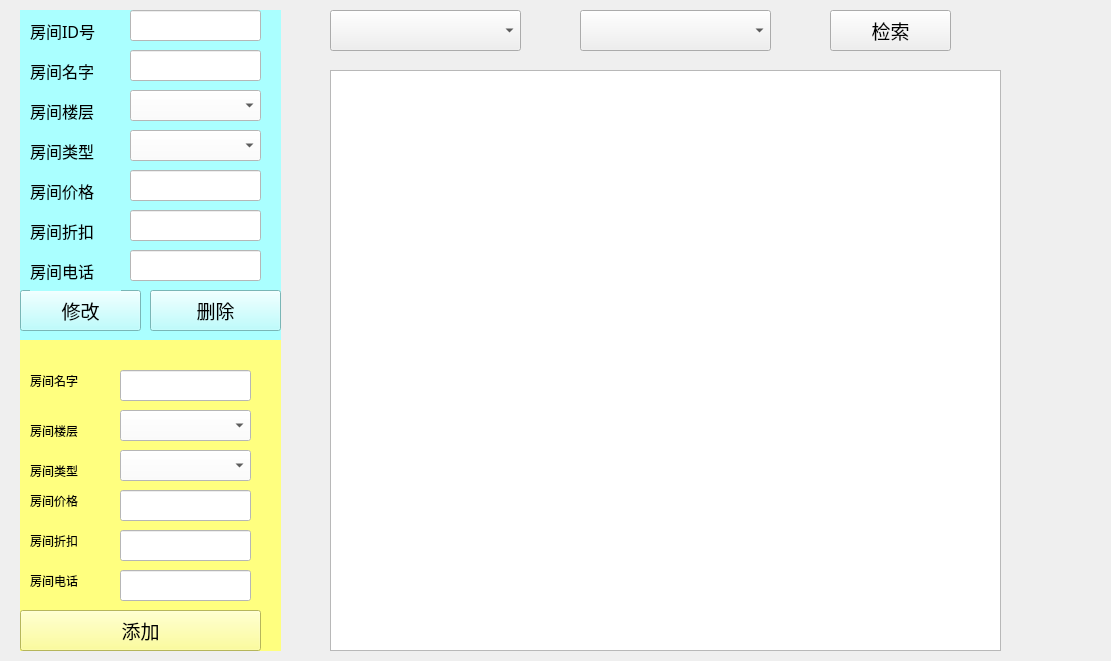
<?xml version="1.0" encoding="UTF-8"?>
<ui version="4.0">
 <class>SettingRoom</class>
 <widget class="QWidget" name="SettingRoom">
  <property name="geometry">
   <rect>
    <x>0</x>
    <y>0</y>
    <width>1111</width>
    <height>661</height>
   </rect>
  </property>
  <property name="windowTitle">
   <string>Form</string>
  </property>
  <widget class="QTableWidget" name="tableWidget">
   <property name="geometry">
    <rect>
     <x>330</x>
     <y>70</y>
     <width>671</width>
     <height>581</height>
    </rect>
   </property>
   <property name="font">
    <font>
     <family>宋体</family>
     <pointsize>10</pointsize>
    </font>
   </property>
  </widget>
  <widget class="QPushButton" name="pushButton">
   <property name="geometry">
    <rect>
     <x>830</x>
     <y>10</y>
     <width>121</width>
     <height>41</height>
    </rect>
   </property>
   <property name="font">
    <font>
     <family>楷体</family>
     <pointsize>14</pointsize>
    </font>
   </property>
   <property name="text">
    <string>检索</string>
   </property>
  </widget>
  <widget class="QComboBox" name="CB_room_type">
   <property name="geometry">
    <rect>
     <x>330</x>
     <y>10</y>
     <width>191</width>
     <height>41</height>
    </rect>
   </property>
   <property name="font">
    <font>
     <family>楷体</family>
     <pointsize>14</pointsize>
    </font>
   </property>
  </widget>
  <widget class="QComboBox" name="CB_room_floor">
   <property name="geometry">
    <rect>
     <x>580</x>
     <y>10</y>
     <width>191</width>
     <height>41</height>
    </rect>
   </property>
   <property name="font">
    <font>
     <family>楷体</family>
     <pointsize>14</pointsize>
    </font>
   </property>
  </widget>
  <widget class="QWidget" name="widget_roomdetail" native="true">
   <property name="geometry">
    <rect>
     <x>20</x>
     <y>10</y>
     <width>261</width>
     <height>331</height>
    </rect>
   </property>
   <property name="styleSheet">
    <string notr="true">background:rgb(170, 255, 255)</string>
   </property>
   <widget class="QLabel" name="label_roomid">
    <property name="geometry">
     <rect>
      <x>10</x>
      <y>0</y>
      <width>91</width>
      <height>41</height>
     </rect>
    </property>
    <property name="font">
     <font>
      <family>楷体</family>
      <pointsize>12</pointsize>
     </font>
    </property>
    <property name="text">
     <string>房间ID号</string>
    </property>
   </widget>
   <widget class="QLineEdit" name="lineEdit_roomid">
    <property name="geometry">
     <rect>
      <x>110</x>
      <y>0</y>
      <width>131</width>
      <height>31</height>
     </rect>
    </property>
    <property name="font">
     <font>
      <family>楷体</family>
      <pointsize>12</pointsize>
     </font>
    </property>
    <property name="focusPolicy">
     <enum>Qt::NoFocus</enum>
    </property>
    <property name="styleSheet">
     <string notr="true">background:rgb(255, 255, 255)</string>
    </property>
   </widget>
   <widget class="QLabel" name="label_roomfloor">
    <property name="geometry">
     <rect>
      <x>10</x>
      <y>80</y>
      <width>91</width>
      <height>41</height>
     </rect>
    </property>
    <property name="font">
     <font>
      <family>楷体</family>
      <pointsize>12</pointsize>
     </font>
    </property>
    <property name="text">
     <string>房间楼层</string>
    </property>
   </widget>
   <widget class="QLabel" name="label_roomprice">
    <property name="geometry">
     <rect>
      <x>10</x>
      <y>160</y>
      <width>91</width>
      <height>41</height>
     </rect>
    </property>
    <property name="font">
     <font>
      <family>楷体</family>
      <pointsize>12</pointsize>
     </font>
    </property>
    <property name="text">
     <string>房间价格</string>
    </property>
   </widget>
   <widget class="QLabel" name="label_roomtype">
    <property name="geometry">
     <rect>
      <x>10</x>
      <y>120</y>
      <width>91</width>
      <height>41</height>
     </rect>
    </property>
    <property name="font">
     <font>
      <family>楷体</family>
      <pointsize>12</pointsize>
     </font>
    </property>
    <property name="text">
     <string>房间类型</string>
    </property>
   </widget>
   <widget class="QLabel" name="label_roomcount">
    <property name="geometry">
     <rect>
      <x>10</x>
      <y>200</y>
      <width>91</width>
      <height>41</height>
     </rect>
    </property>
    <property name="font">
     <font>
      <family>楷体</family>
      <pointsize>12</pointsize>
     </font>
    </property>
    <property name="text">
     <string>房间折扣</string>
    </property>
   </widget>
   <widget class="QLineEdit" name="lineEdit_roomprice">
    <property name="geometry">
     <rect>
      <x>110</x>
      <y>160</y>
      <width>131</width>
      <height>31</height>
     </rect>
    </property>
    <property name="font">
     <font>
      <family>楷体</family>
      <pointsize>12</pointsize>
     </font>
    </property>
    <property name="styleSheet">
     <string notr="true">background:rgb(255, 255, 255)</string>
    </property>
   </widget>
   <widget class="QLineEdit" name="lineEdit_roomcount">
    <property name="geometry">
     <rect>
      <x>110</x>
      <y>200</y>
      <width>131</width>
      <height>31</height>
     </rect>
    </property>
    <property name="font">
     <font>
      <family>楷体</family>
      <pointsize>12</pointsize>
     </font>
    </property>
    <property name="styleSheet">
     <string notr="true">background:rgb(255, 255, 255)</string>
    </property>
   </widget>
   <widget class="QComboBox" name="comboBox_floor">
    <property name="geometry">
     <rect>
      <x>110</x>
      <y>80</y>
      <width>131</width>
      <height>31</height>
     </rect>
    </property>
    <property name="font">
     <font>
      <family>楷体</family>
      <pointsize>12</pointsize>
     </font>
    </property>
    <property name="styleSheet">
     <string notr="true">background:rgb(255, 255, 255)</string>
    </property>
   </widget>
   <widget class="QComboBox" name="comboBox_type">
    <property name="geometry">
     <rect>
      <x>110</x>
      <y>120</y>
      <width>131</width>
      <height>31</height>
     </rect>
    </property>
    <property name="font">
     <font>
      <family>楷体</family>
      <pointsize>12</pointsize>
     </font>
    </property>
    <property name="styleSheet">
     <string notr="true">background:rgb(255, 255, 255)</string>
    </property>
   </widget>
   <widget class="QPushButton" name="pb_change">
    <property name="geometry">
     <rect>
      <x>0</x>
      <y>280</y>
      <width>121</width>
      <height>41</height>
     </rect>
    </property>
    <property name="font">
     <font>
      <family>楷体</family>
      <pointsize>14</pointsize>
     </font>
    </property>
    <property name="text">
     <string>修改</string>
    </property>
   </widget>
   <widget class="QPushButton" name="pb_delete">
    <property name="geometry">
     <rect>
      <x>130</x>
      <y>280</y>
      <width>131</width>
      <height>41</height>
     </rect>
    </property>
    <property name="font">
     <font>
      <family>楷体</family>
      <pointsize>14</pointsize>
     </font>
    </property>
    <property name="text">
     <string>删除</string>
    </property>
   </widget>
   <widget class="QLabel" name="label_roomname">
    <property name="geometry">
     <rect>
      <x>10</x>
      <y>40</y>
      <width>91</width>
      <height>41</height>
     </rect>
    </property>
    <property name="font">
     <font>
      <family>楷体</family>
      <pointsize>12</pointsize>
     </font>
    </property>
    <property name="text">
     <string>房间名字</string>
    </property>
   </widget>
   <widget class="QLineEdit" name="lineEdit_roomname">
    <property name="geometry">
     <rect>
      <x>110</x>
      <y>40</y>
      <width>131</width>
      <height>31</height>
     </rect>
    </property>
    <property name="font">
     <font>
      <family>楷体</family>
      <pointsize>12</pointsize>
     </font>
    </property>
    <property name="focusPolicy">
     <enum>Qt::StrongFocus</enum>
    </property>
    <property name="styleSheet">
     <string notr="true">background:rgb(255, 255, 255)</string>
    </property>
   </widget>
   <widget class="QLabel" name="label_roomcount_3">
    <property name="geometry">
     <rect>
      <x>10</x>
      <y>240</y>
      <width>91</width>
      <height>41</height>
     </rect>
    </property>
    <property name="font">
     <font>
      <family>楷体</family>
      <pointsize>12</pointsize>
     </font>
    </property>
    <property name="text">
     <string>房间电话</string>
    </property>
   </widget>
   <widget class="QLineEdit" name="lineEdit_roomcall">
    <property name="geometry">
     <rect>
      <x>110</x>
      <y>240</y>
      <width>131</width>
      <height>31</height>
     </rect>
    </property>
    <property name="font">
     <font>
      <family>楷体</family>
      <pointsize>12</pointsize>
     </font>
    </property>
    <property name="styleSheet">
     <string notr="true">background:rgb(255, 255, 255)</string>
    </property>
   </widget>
  </widget>
  <widget class="QWidget" name="widget_newroom" native="true">
   <property name="geometry">
    <rect>
     <x>20</x>
     <y>340</y>
     <width>261</width>
     <height>311</height>
    </rect>
   </property>
   <property name="styleSheet">
    <string notr="true">background:rgb(255, 255, 127)</string>
   </property>
   <widget class="QLabel" name="label_roomfloor_2">
    <property name="geometry">
     <rect>
      <x>10</x>
      <y>70</y>
      <width>71</width>
      <height>41</height>
     </rect>
    </property>
    <property name="text">
     <string>房间楼层</string>
    </property>
   </widget>
   <widget class="QLabel" name="label_roomprice_2">
    <property name="geometry">
     <rect>
      <x>10</x>
      <y>140</y>
      <width>71</width>
      <height>41</height>
     </rect>
    </property>
    <property name="text">
     <string>房间价格</string>
    </property>
   </widget>
   <widget class="QLabel" name="label_roomtype_2">
    <property name="geometry">
     <rect>
      <x>10</x>
      <y>110</y>
      <width>71</width>
      <height>41</height>
     </rect>
    </property>
    <property name="text">
     <string>房间类型</string>
    </property>
   </widget>
   <widget class="QLabel" name="label_roomcount_2">
    <property name="geometry">
     <rect>
      <x>10</x>
      <y>180</y>
      <width>71</width>
      <height>41</height>
     </rect>
    </property>
    <property name="text">
     <string>房间折扣</string>
    </property>
   </widget>
   <widget class="QLineEdit" name="lineEdit2_roomprice">
    <property name="geometry">
     <rect>
      <x>100</x>
      <y>150</y>
      <width>131</width>
      <height>31</height>
     </rect>
    </property>
    <property name="font">
     <font>
      <family>楷体</family>
      <pointsize>12</pointsize>
     </font>
    </property>
    <property name="styleSheet">
     <string notr="true">background:rgb(255, 255, 255)</string>
    </property>
   </widget>
   <widget class="QLineEdit" name="lineEdit2_roomcount">
    <property name="geometry">
     <rect>
      <x>100</x>
      <y>190</y>
      <width>131</width>
      <height>31</height>
     </rect>
    </property>
    <property name="font">
     <font>
      <family>楷体</family>
      <pointsize>12</pointsize>
     </font>
    </property>
    <property name="styleSheet">
     <string notr="true">background:rgb(255, 255, 255)</string>
    </property>
   </widget>
   <widget class="QComboBox" name="comboBox2_floor">
    <property name="geometry">
     <rect>
      <x>100</x>
      <y>70</y>
      <width>131</width>
      <height>31</height>
     </rect>
    </property>
    <property name="font">
     <font>
      <family>楷体</family>
      <pointsize>12</pointsize>
     </font>
    </property>
    <property name="styleSheet">
     <string notr="true">background:rgb(255, 255, 255)</string>
    </property>
   </widget>
   <widget class="QComboBox" name="comboBox2_type">
    <property name="geometry">
     <rect>
      <x>100</x>
      <y>110</y>
      <width>131</width>
      <height>31</height>
     </rect>
    </property>
    <property name="font">
     <font>
      <family>楷体</family>
      <pointsize>12</pointsize>
     </font>
    </property>
    <property name="styleSheet">
     <string notr="true">background:rgb(255, 255, 255)</string>
    </property>
   </widget>
   <widget class="QPushButton" name="pb2_add">
    <property name="geometry">
     <rect>
      <x>0</x>
      <y>270</y>
      <width>241</width>
      <height>41</height>
     </rect>
    </property>
    <property name="font">
     <font>
      <family>楷体</family>
      <pointsize>14</pointsize>
     </font>
    </property>
    <property name="text">
     <string>添加</string>
    </property>
   </widget>
   <widget class="QLabel" name="label_roomfloor_3">
    <property name="geometry">
     <rect>
      <x>10</x>
      <y>20</y>
      <width>71</width>
      <height>41</height>
     </rect>
    </property>
    <property name="text">
     <string>房间名字</string>
    </property>
   </widget>
   <widget class="QLineEdit" name="lineEdit2_roomname">
    <property name="geometry">
     <rect>
      <x>100</x>
      <y>30</y>
      <width>131</width>
      <height>31</height>
     </rect>
    </property>
    <property name="font">
     <font>
      <family>楷体</family>
      <pointsize>12</pointsize>
     </font>
    </property>
    <property name="focusPolicy">
     <enum>Qt::StrongFocus</enum>
    </property>
    <property name="styleSheet">
     <string notr="true">background:rgb(255, 255, 255)</string>
    </property>
   </widget>
   <widget class="QLabel" name="label_roomcount_4">
    <property name="geometry">
     <rect>
      <x>10</x>
      <y>220</y>
      <width>71</width>
      <height>41</height>
     </rect>
    </property>
    <property name="text">
     <string>房间电话</string>
    </property>
   </widget>
   <widget class="QLineEdit" name="lineEdit2_roomcall">
    <property name="geometry">
     <rect>
      <x>100</x>
      <y>230</y>
      <width>131</width>
      <height>31</height>
     </rect>
    </property>
    <property name="font">
     <font>
      <family>楷体</family>
      <pointsize>12</pointsize>
     </font>
    </property>
    <property name="styleSheet">
     <string notr="true">background:rgb(255, 255, 255)</string>
    </property>
   </widget>
  </widget>
 </widget>
 <resources/>
 <connections/>
</ui>
